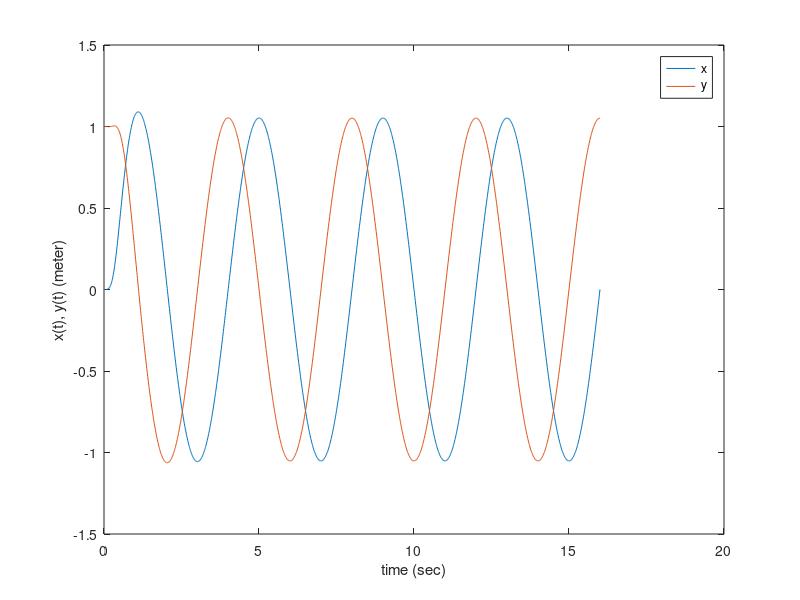
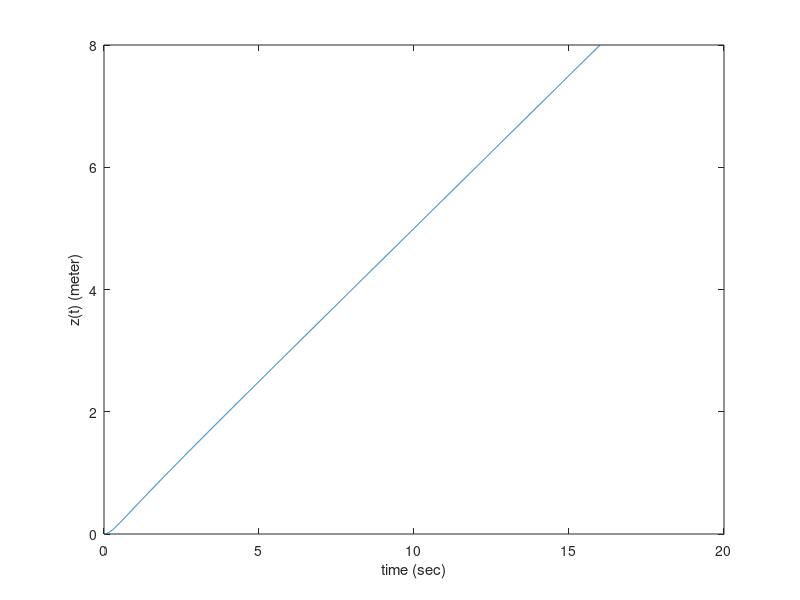
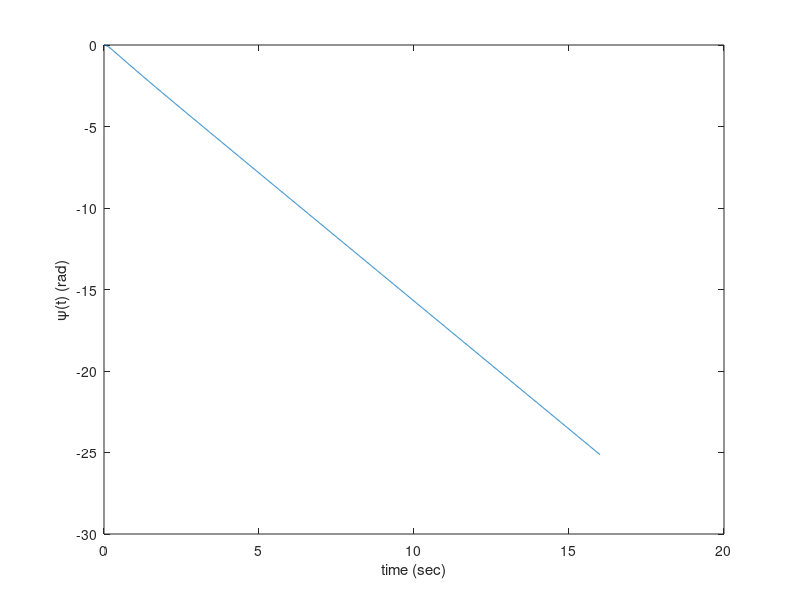
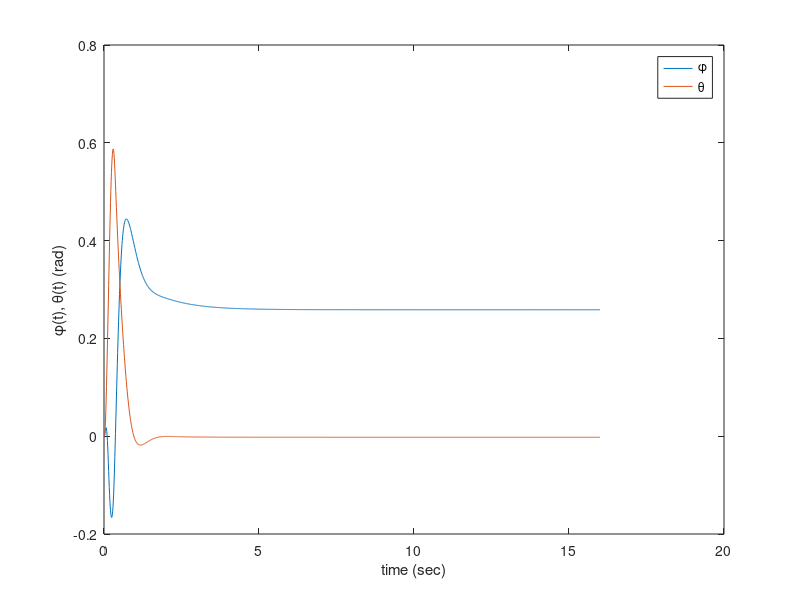

Source code (MATLAB) for these figures, in order:
close all; clear all; clc;

% system dynamics
f_x = [0, 0, -9.81, 0, 0, 0].';
G_inv = [0, 0, 1, 0, 0, 0;
    0, 0, 0, 1, 0, 0;
    0, 0, 0, 0, 1, 0;
    0, 0, 0, 0, 0, 1;
    1, 0, 0, 0, 0, 0;
    0, 1, 0, 0, 0, 0];

% parameters (from Lee et. al, IJCAS 2009)
k = [1, 1, 0.7, 5, 5, 10]; % error gain
c = [5, 5, 5, 1, 1, 1]; % sliding mode gain
k_phi = 5; k_theta = 5;

% variables
x = [0, 1, 0, 0, 0, 0].'; % state (x, y, z, roll, pitch, yaw)
x_dot = [0, 0, 0, 0, 0, 0].';
x_2dot = [0, 0, 0, 0, 0, 0].';
x_d = [0, 1, 0, 0, 0, 0].'; % desired state
x_d_dot = [pi/2, 0, 1/2, 0, 0, pi/2].';
x_d_2dot = [0, -(pi/2)^2, 0, 0, 0, 0].';
phi_d = 0; theta_d = 0;
phi_d_dot = 0; theta_d_dot = 0;
s = [0, 0, 0, 0, 0, 0].'; % sliding surface
err = [0, 0, 0, 0, 0, 0].'; % error (x -x_d)
err_dot = [0, 0, 0, 0, 0, 0].';
err_x_ = 0; err_y_ = 0; % yaw corrected (body centric) error
nu_hat = [0, 0, 0, 0, 0, 0].';

% save for later
t_history = [];
x_history = [];
x_d_history = [];
U_history = [];
nu_hat_history = [];

%% run

dt = 0.01;
for t = 0:dt:16
    % control law
    G = [0, 0, 0, 0, 1, 0;
        0, 0, 0, 0, 0, 1;
        0, 0, 0, 0, 0, 0;
        0, 1, 0, 0, 0, 0;
        0, 0, 1, 0, 0, 0;
        0, 0, 0, 1, 0, 0];
    G(1,1) = cos(x(4))*sin(x(5))*cos(x(6)) + sin(x(4))*sin(x(6));
    G(2,1) = cos(x(4))*sin(x(5))*sin(x(6)) - sin(x(4))*cos(x(6));
    G(3,1) = cos(x(4))*cos(x(5));
%     U = G_inv*(-f_x + nu_hat + x_d_2dot - diag(k)*err_dot - diag(c)*s); % jgkim_temp
    U = G\(-f_x + nu_hat + x_d_2dot - diag(k)*err_dot - diag(c)*s);
    U(1) = max(0, min(U(1), 25));
    U(2) = max(-50, min(U(2), 50));
    U(3) = max(-50, min(U(3), 50));
    U(4) = max(-50, min(U(4), 50));
    % estimator update law
    nu_hat_dot = -1*[err_dot(1) + k(1)*err(1), err_dot(2) + k(2)*err(2), 0, 0, 0, 0].'; % jgkim_temp
    
    %%% save for later
    t_history = [t_history; t];
    x_history = [x_history; x.'];
    x_d_history = [x_d_history; x_d.'];
    U_history = [U_history; U.'];
    nu_hat_history = [nu_hat_history; nu_hat.'];
    
    %%% run system for dt and update state
    x_2dot(1) = U(1)*(cos(x(4))*sin(x(5))*cos(x(6)) + sin(x(4))*sin(x(6)));
    x_2dot(2) = U(1)*(cos(x(4))*sin(x(5))*sin(x(6)) - sin(x(4))*cos(x(6)));
    x_2dot(3) = U(1)*(cos(x(4))*cos(x(5))) - 9.81;
    x_2dot(4) = U(2);
    x_2dot(5) = U(3);
    x_2dot(6) = U(4);
    x_dot_old = x_dot; % t
    x_dot = x_dot + x_2dot*dt; % t + dt
    x = x + (x_dot_old + x_dot)/2*dt; % t + dt
    nu_hat = nu_hat + nu_hat_dot*dt; % t + dt
    
    %%% update other variables
    err_old = err; % t
    err(1) = x(1) - sin(pi/2*(t+dt)); % t + dt
    err(2) = x(2) - cos(pi/2*(t+dt)); % t + dt
    err_x_old_ = err_x_; err_y_old_ = err_y_; % t
    err_x_ = cos(x(6))*err(1) + sin(x(6))*err(2); % t + dt
    err_y_ = -sin(x(6))*err(1) + cos(x(6))*err(2); % t + dt
    err_x_dot_ = (err_x_ - err_x_old_)/dt; % t + dt
    err_y_dot_ = (err_y_ - err_y_old_)/dt; % t + dt
    % yaw corrected (body centric) phi_d & theta_d
    phi_d_old = phi_d; % t
    theta_d_old = theta_d; % t
    phi_d = err_y_dot_ + k_phi*err_y_; % t + dt
    theta_d = -(err_x_dot_ + k_theta*err_x_); % t + dt
    phi_d_dot_old = phi_d_dot; % t
    theta_d_dot_old = theta_d_dot; % t
    phi_d_dot = (phi_d - phi_d_old)/dt; % t + dt
    theta_d_dot = (theta_d - theta_d_old)/dt; % t + dt
    phi_d_2dot = (phi_d_dot - phi_d_dot_old)/dt; % t + dt
    theta_d_2dot = (theta_d_dot - theta_d_dot_old)/dt; % t + dt
    % desired trajectory @ t + dt
    x_d = [sin(pi/2*(t+dt)), cos(pi/2*(t+dt)), (t+dt)/2, phi_d, theta_d, -pi/2*(t+dt)].';
%     x_d_dot = [pi/2*cos(pi/2*(t+dt)), -pi/2*sin(pi/2*(t+dt)), 1/2, phi_d_dot, theta_d_dot, pi/2].';
    phi_d_2dot_clip = max(-20, min(phi_d_2dot, 20));
    theta_d_2dot_clip = max(-20, min(theta_d_2dot, 20));
    x_d_2dot = [-(pi/2)^2*sin(pi/2*(t+dt)), -(pi/2)^2*cos(pi/2*(t+dt)), 0, phi_d_2dot_clip, theta_d_2dot_clip, 0].';
    % error @ t + dt
    err = x - x_d;
    err_dot = (err - err_old)/dt;
    % sliding surface @ t + dt
    err_dot_clip = err_dot;
    err_dot_clip(1) = max(-10, min(err_dot(1), 10));
    err_dot_clip(2) = max(-10, min(err_dot(2), 10));
    err_dot_clip(3) = max(-10, min(err_dot(3), 10));
    err_dot_clip(4) = max(-20, min(err_dot(4), 20));
    err_dot_clip(5) = max(-20, min(err_dot(5), 20));
    err_dot_clip(6) = max(-20, min(err_dot(6), 20));
    err_dot = err_dot_clip;
    s = err_dot + diag(k)*err;
end

%% plot
close all;
% state
figure('name', 'x, y');
plot(t_history, x_history(:,1));
hold on;
plot(t_history, x_history(:,2));
xlabel('time (sec)');
ylabel('x(t), y(t) (meter)');
legend('x', 'y');
figure('name', 'z');
plot(t_history, x_history(:,3));
xlabel('time (sec)');
ylabel('z(t) (meter)');
figure('name', 'yaw angle');
plot(t_history, x_history(:,6));
xlabel('time (sec)');
ylabel('\psi(t) (rad)');
figure('name', 'roll/pitch angle');
plot(t_history, x_history(:,4));
hold on;
plot(t_history, x_history(:,5));
xlabel('time (sec)');
ylabel('\phi(t), \theta(t) (rad)');
legend('\phi', '\theta');

% control history
figure('name', 'u1');
plot(t_history, U_history(:,1));
xlabel('time (sec)');
ylabel('u_{1}');
figure('name', 'u2');
plot(t_history, U_history(:,2));
xlabel('time (sec)');
ylabel('u_{2}');
figure('name', 'u3');
plot(t_history, U_history(:,3));
xlabel('time (sec)');
ylabel('u_{3}');
figure('name', 'u4');
plot(t_history, U_history(:,4));
xlabel('time (sec)');
ylabel('u_{4}');

% estimator
figure('name', 'nu1');
plot(t_history, nu_hat_history(:,1));
hold on;
plot(t_history, U_history(:,5), '--k');
xlabel('time (sec)');
ylabel('\nu_{1}(t), u_{5}(t)');
legend('\nu_{1}', 'u_{5}');
figure('name', 'nu2');
plot(t_history, nu_hat_history(:,2));
hold on;
plot(t_history, U_history(:,6), '--k');
xlabel('time (sec)');
ylabel('\nu_{2}(t), u_{6}(t)');
legend('\nu_{2}', 'u_{6}');

% trajectory
figure('name', 'trajectory');
plot3(x_history(:,1), x_history(:,2), x_history(:,3));
hold on;
plot3(x_d_history(:,1), x_d_history(:,2), x_d_history(:,3), '--k');
xlabel('x (meter)');
ylabel('y (meter)');
zlabel('z (meter)');
legend('actual', 'desired');